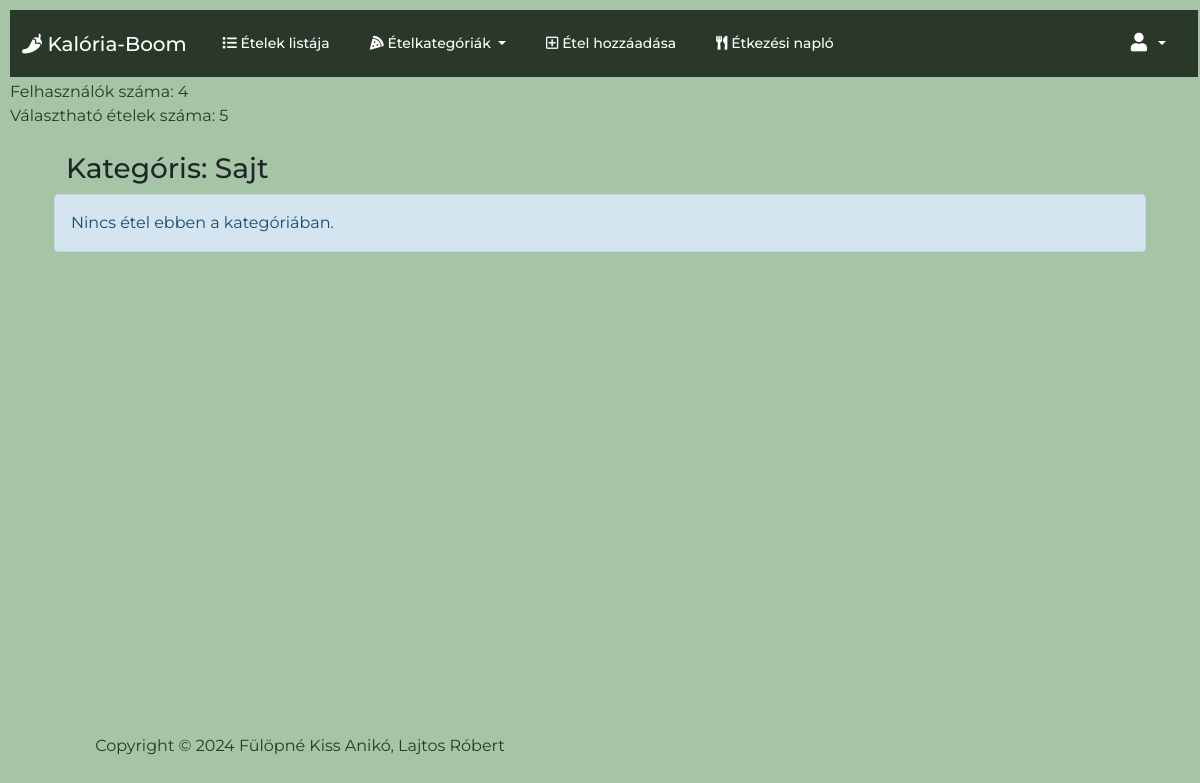
/categories/Sajt (signed in), run on an earlier commit of the app's database.
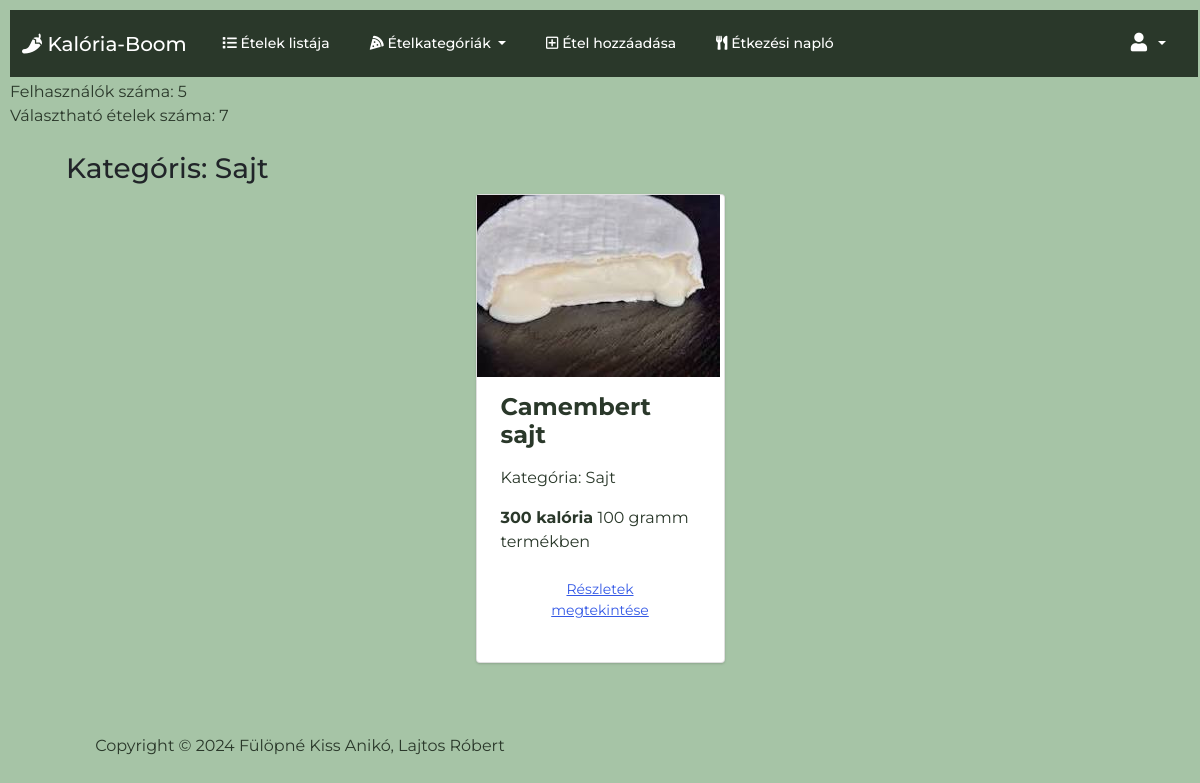
And on a later commit of the database.
### foodtracker/models.py (models this page shows, shortened)
class Food(models.Model):
    food_name = models.CharField(max_length=200)
    quantity = models.DecimalField(max_digits=7, decimal_places=2, default=100.00)
    calories = models.IntegerField(default=0)
    fat = models.DecimalField(max_digits=7, decimal_places=2)
    carbohydrates = models.DecimalField(max_digits=7, decimal_places=2)
    protein = models.DecimalField(max_digits=7, decimal_places=2)
    category = models.ForeignKey(FoodCategory, on_delete=models.CASCADE, related_name='food_category')

class Image(models.Model):
    food = models.ForeignKey(Food, on_delete=models.CASCADE, related_name='get_images')
    image = models.ImageField(upload_to='images/')

class FoodCategory(models.Model):
    category_name = models.CharField(max_length=50)
    class Meta:
        verbose_name = 'Food Category'
        verbose_name_plural = 'Food Categories'
    def __str__(self):
        return f'{self.category_name}'
    @property
    def count_food_by_category(self):
        return Food.objects.filter(category=self).count()

### foodtracker/views.py (the view)
# urls.py: path('categories/<str:category_name>', views.category_details_view, name='category_details_view'),
def category_details_view(request, category_name):
    if not request.user.is_authenticated:
        return HttpResponseRedirect(reverse('login'))
    category = FoodCategory.objects.get(category_name=category_name)
    foods = Food.objects.filter(category=category)
    for food in foods:
        food.image = food.get_images.first()
    page = request.GET.get('page', 1)
    paginator = Paginator(foods, 4)
    try:
        pages = paginator.page(page)
    except PageNotAnInteger:
        pages = paginator.page(1)
    except EmptyPage:
        pages = paginator.page(paginator.num_pages)
    return render(request, 'food_category.html', {
        'categories': FoodCategory.objects.all(),
        'foods': foods,
        'foods_count': foods.count(),
        'pages': pages,
        'title': category.category_name
    })

### templates/food_category.html (shortened to what this page needs)
{% extends 'base.html' %}
{% block body %}
<div class='py-4 mt-auto'>
    <div class='container px-4'>
        <h3>Kategóris: {{ title }}</h3>
        <div class='row justify-content-center'>
        {% if foods_count > 0 %}
            {% for food in pages %}
                <div class='col-sm-12 col-md-12 col-lg-4 col-xl-3 d-flex align-items-stretch'>
                    <div class='card bg-secondary mb-3'>
                        <a href='#'>
                            <img
                                src="{{ food.image.image.url|default:'../../static/images/no_image.png' }}"
                                class='img-fluid'
                                alt='food image'
                            >
                        </a>
                        <div class='card-body'>
                            <h4 class='card-title'>
                                <strong>{{ food.food_name }}</strong>
                            </h4>
                            <p class='card-text'>
                                <div class='my-3'>
                                    Kategória: {{ food.category }}
                                </div>
                            </p>
                            <p class='card-text'>
                                <div class='my-3'>
                                    <strong>{{ food.calories}} kalória</strong>  {{ food.quantity|floatformat:0 }} gramm termékben
                                </div>
                            </p>
                            <p class='card-text'>
                                <div class='my-3'>
                                    <a href="{% url 'food_details' food.id %}" type='button' class='btn btn-link'>
                                        Részletek megtekintése
                                    </a>
                                </div>
                            </p>
                        </div>
                    </div>
                </div>
            {% endfor %}
        {% else %}
            <br>
            <div class='alert alert-info' role='alert'>
                Nincs étel ebben a kategóriában.
            </div>
        {% endif %}
    </div>
</div>
{% endblock %}

What changed in the data, as far as the page shows it:
added Food: image.image (picture), food_name "Camembert sajt", category "Sajt", calories "300", quantity "100"
Also different on the page:
text written by a page script: "Felhasználók száma: 4 Választható ételek száma: 5" → "Felhasználók száma: 5 Választható ételek száma: 7"
text no longer shown: "Nincs étel ebben a kategóriában."
